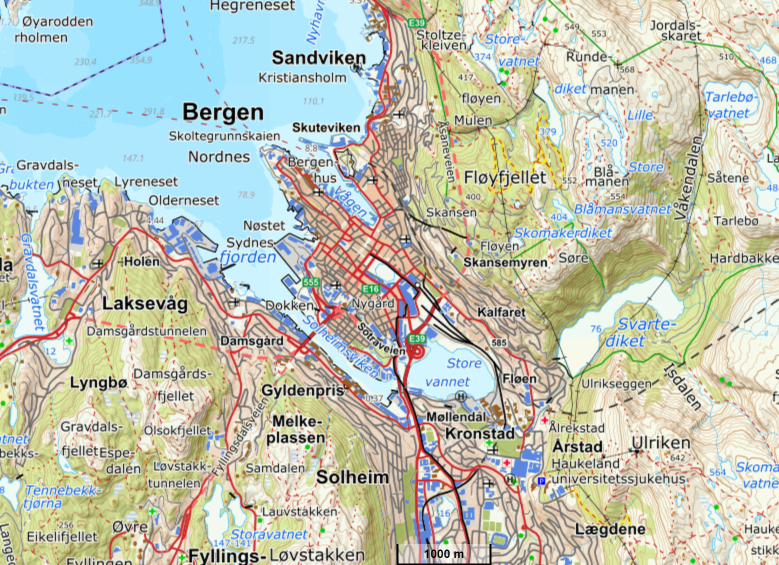
#> input picture python/bergen.png, 1557 x 1130 px, found by its file name (shown at 1/2 size)
$ python SemesterOppgave.py
#> lines starting #> are read from the running program, lines starting #| are printed output that depends on the picture
import math
import numpy as np
import matplotlib.pyplot as plt
from matplotlib.widgets import Slider   #Bytter RadioButtons med Slider
import matplotlib.image as mpimg
import matplotlib.patches as mpatches

#Generater random data for a year
# centervals are values average values for each month
# samedata = false, new data each time program is called
import random
from random import randint
def GenereateRandomYearDataList(intencity:float, seed:int=0) -> list[int]:
    """
    :param intencity: Number specifying size, amplitude
    :param seed: If given, same data with seed is generated
    :return:
    """
#> called with intencity = 1, seed = 2
    if seed != 0:
        random.seed(seed)
    centervals = [200,150,100, 75,75,75, 50, 75, 100, 150, 200, 250, 300]
    centervals = [x * intencity for x in centervals]
    nox = centervals[0]
    inc = True
    noxList = []
    for index in range(1,365):
        if randint(1, 100) > 50:
            inc = not inc
        center = centervals[int(index / 30)]
        dx = min(2.0, max(0.5, nox / center ))
        nox =  nox + randint(1,5) / dx if inc else nox - randint( 1, 5) * dx
        nox = max(10, nox)
        noxList.append(nox)
    return noxList

kron_nox_year = GenereateRandomYearDataList(intencity=1.0, seed = 2)
nord_nox_year = GenereateRandomYearDataList(intencity=.3, seed = 1)


#create figure and 3 axis
fig = plt.figure(figsize=(13, 5))

axNok = fig.add_axes((0.05, 0.2, 0.45, 0.75))
axInterval = fig.add_axes((0.1, 0.05, 0.35, 0.05))
axBergen = fig.add_axes((0.5, 0.05, 0.5, 0.9))

axInterval.patch.set_alpha(0.5)

coordinates_Nordnes = (550,320)
coordinates_Kronstad = (900,900)
days_interval = (1,365)
marked_point = (0,0)


def on_day_interval(kvartal):
    global days_interval, marked_point
    axNok.cla()
    days_interval = (1,365)
    if kvartal == '1. Kvartal':
        days_interval = (1,90)
    if kvartal == '2. Kvartal':
        days_interval = (90, 180)
    if kvartal == '3. Kvartal':
        days_interval = (180,270)
    if kvartal == '4. Kvartal':
        days_interval = (270,365)
    marked_point = (0, 0)
    plot_graph()

def on_click(event) :
    global marked_point
    if ax := event.inaxes:
        if ax == axBergen:
            marked_point = (event.xdata, event.ydata)
            plot_graph()

#estimate NOX value based on the two measuring stations
def CalcPointValue(valN, valK):
    distNordnes = math.dist(coordinates_Nordnes, marked_point)
    distKronstad = math.dist(coordinates_Kronstad, marked_point)
    distNordnesKronstad = math.dist(coordinates_Nordnes, coordinates_Kronstad)
    val = (1 - distKronstad /(distKronstad+distNordnes)) * valK  + (1 - distNordnes /(distKronstad+distNordnes))* valN
    val = val * ( distNordnesKronstad / (distNordnes + distKronstad) ) ** 4

    return val

# Make two circles in Nordnes and Kronstad
def draw_circles_stations():
    circle = mpatches.Circle((550,320), 25, color='blue')
    axBergen.add_patch(circle)
    circle = mpatches.Circle((900,900), 25, color='red')
    axBergen.add_patch(circle)

def draw_label_and_ticks():
    num_labels = 12
    xlabels = ['J' ,'F' ,'M' ,'A' ,'M' ,'J', 'J', 'A', 'S', 'O', 'N', 'D']
    xticks = np.linspace(15, 345, num_labels)
    if days_interval[1] == 90:
        xticks = [15,45,75]
        xlabels = ['Jan', 'Feb', 'Mars']
    if days_interval[1] == 180:
        xticks = [15,45,75]
        xlabels = ['April', 'Mai', 'Juni']
    if days_interval[1] == 270:
        xticks = [15, 45, 75]
        xlabels = ['July', 'Aug', 'Sept']
    if days_interval[0] == 270:
        xticks = [15, 45, 75]
        xlabels = ['Okt', 'Nov', 'Des']
    axNok.set_xticks(xticks)
    axNok.set_xticklabels(xlabels)

def plot_graph():
    axNok.cla()
    axBergen.cla()
    nord_nox = nord_nox_year[days_interval[0]:days_interval[1]]
    kron_nox = kron_nox_year[days_interval[0]:days_interval[1]]
    days = len(nord_nox)
    list_days = np.linspace(1, days, days)

    # draw the marked point & the orange graph
    l3 = None
    nox_point = []
    if marked_point != (0,0):
        nox_point = [CalcPointValue(nord_nox[i], kron_nox[i]) for i in range(days)]
        l3, = axNok.plot(list_days, nox_point, 'darkorange')
        circle = mpatches.Circle((marked_point[0], marked_point[1]), 25, color='orange')
        axBergen.add_patch(circle)

    l1, = axNok.plot(list_days, nord_nox, 'blue')
    l2, = axNok.plot(list_days, kron_nox, 'red')
    axNok.set_title("NOX verdier")
    axInterval.set_title("Intervall")

    # Add average NOX value box
    if marked_point != (0,0):
        avg_nordnes = np.mean(nord_nox)
        avg_kronstad = np.mean(kron_nox)
        avg_marked = np.mean(nox_point)
        avg_text = f'Gjennomsnitt NOX:\nNordnes: {avg_nordnes:.1f}\nKronstad: {avg_kronstad:.1f}\nMarkert: {avg_marked:.1f}'
        axNok.text(0.02, 0.98, avg_text, transform=axNok.transAxes,
                  bbox=dict(facecolor='white', alpha=0.8, edgecolor='gray'),
                  verticalalignment='top', fontsize=9)

    lines = [l1, l2] if l3 is None else [l1,l2, l3]
    axNok.legend(lines, ["Nordnes", "Kronstad", "Markert plass"])
    axNok.grid(linestyle='--')
    draw_label_and_ticks()

    #Plot Map of Bergen
    axBergen.axis('off')
    img = mpimg.imread('python/bergen.png')
#> img is the input picture: shape (1130, 1557, 4) float32; mean R, G, B, A 0.751, 0.77, 0.71, 1
    img = axBergen.imshow(img)
    axBergen.set_title("Kart Bergen")
    draw_circles_stations();
    plt.draw()

plot_graph()

# Lager en slider for å velge intervall
def create_interval_slider():
    slider = Slider(
        ax=axInterval,
        label='Kvartal',
        valmin=0,
        valmax=4,
        valinit=0,
        valstep=1,
        color='lightblue'
    )

    def slider_callback(val):
        quarters = {
            0: (1, 365),    # Hele året
            1: (1, 90),     # 1. kvartal
            2: (90, 180),   # 2. kvartal
            3: (180, 270),  # 3. kvartal
            4: (270, 365)   # 4. kvartal
        }
        global days_interval
        days_interval = quarters[int(val)]
        plot_graph()

    slider.on_changed(slider_callback)
    return slider

slider = create_interval_slider()

# noinspection PyTypeChecker
plt.connect('button_press_event', on_click)

plt.show()
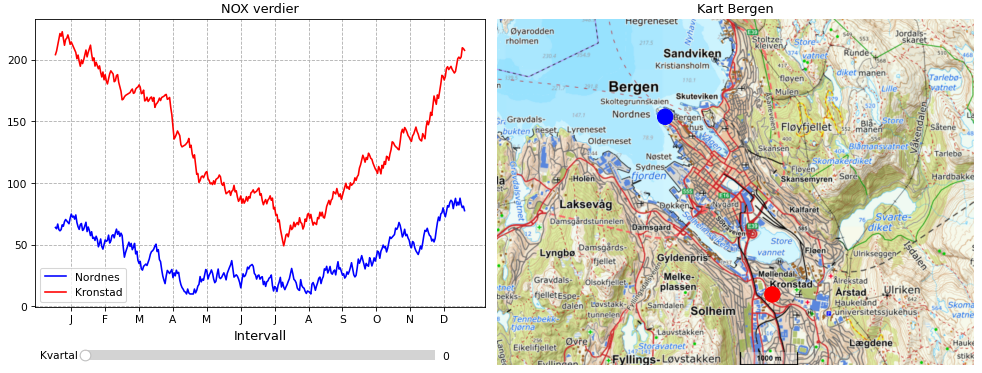
#> figure drawn by matplotlib, 3 panels; panel 1: curve peaks at x = 359, y = 87.63; panel 1: curve peaks at x = 7, y = 222.5
